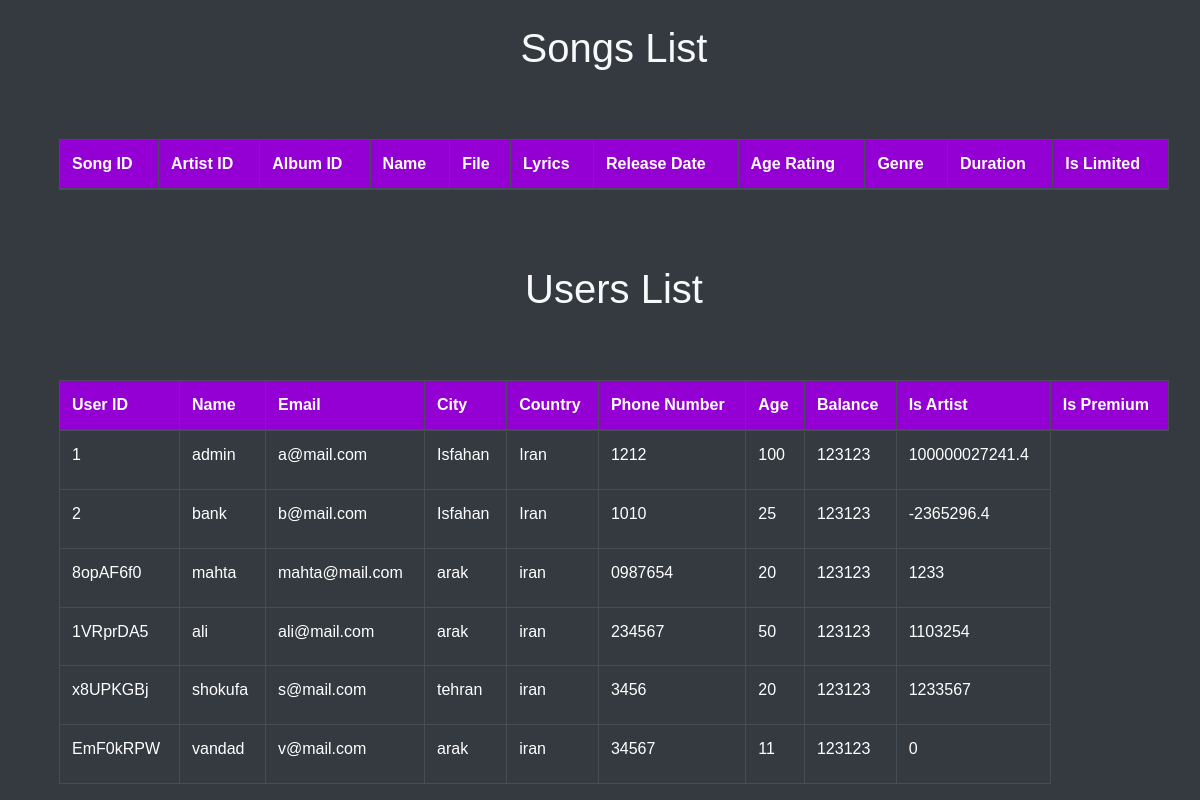
Page /participant on the committed database.
### tables this page shows
CREATE TABLE USERS (
            user_id TEXT PRIMARY KEY,
            name TEXT,
            email TEXT,
            city TEXT,
            country TEXT,
            phone TEXT,
            age INTEGER CHECK(age >= 9 AND age <= 120),
            password TEXT,
            balance INTEGER DEFAULT 0,
            is_artist BOOLEAN DEFAULT 0,
            is_premium BOOLEAN DEFAULT 0
        );

### app.py (the view)
@app.route("/participant")
def participants():
    with sqlite3.connect("database.db") as connect:
        cursor = connect.cursor()
        cursor.execute("SELECT * FROM USERS")
        data = cursor.fetchall()
    return render_template("participants.html", data=data)

### templates/participants.html (shortened to what this page needs)
<!DOCTYPE html>
<html lang="en">
<head>
    <link rel="stylesheet" href="https://stackpath.bootstrapcdn.com/bootstrap/4.5.2/css/bootstrap.min.css">
    <link rel="stylesheet" type="text/css" href="{{ url_for('static', filename='css/style.css') }}">
</head>
<body class="bg-dark text-light">
    <div class="container mt-4">
        <h1 class="text-center">Songs List</h1>
        <table class="table table-dark table-bordered">
            <thead>
                <tr>
                    <th>Song ID</th>
                    <th>Artist ID</th>
                    <th>Album ID</th>
                    <th>Name</th>
                    <th>File</th>
                    <th>Lyrics</th>
                    <th>Release Date</th>
                    <th>Age Rating</th>
                    <th>Genre</th>
                    <th>Duration</th>
                    <th>Is Limited</th>
                </tr>
            </thead>
            <tbody>
            </tbody>
        </table>
        <h1 class="text-center">Users List</h1>
        <table class="table table-dark table-bordered">
            <thead>
                <tr>
                    <th>User ID</th>
                    <th>Name</th>
                    <th>Email</th>
                    <th>City</th>
                    <th>Country</th>
                    <th>Phone Number</th>
                    <th>Age</th>
                    <th>Balance</th>
                    <th>Is Artist</th>
                    <th>Is Premium</th>
                </tr>
            </thead>
            <tbody>
                {% for participant in data %}
                <tr>
                    <td>{{ participant[0] }}</td>
                    <td>{{ participant[1] }}</td>
                    <td>{{ participant[2] }}</td>
                    <td>{{ participant[3] }}</td>
                    <td>{{ participant[4] }}</td>
                    <td>{{ participant[5] }}</td>
                    <td>{{ participant[6] }}</td>
                    <td>{{ participant[7] }}</td>
                    <td>{{ participant[8] }}</td>
                </tr>
                {% endfor %}
            </tbody>
        </table>
    </div>
</body>
</html>

### static/css/style.css (style rules this page uses)
:root { --border-in: #9400d3; --border-out: hsl(0, 0%, 22%); --border-header: #383838; --background-main-card: #1e1e1f; --background-body: #000; --background-sub-div-card: #202022; --background-sub-div-card-2: rgba(44, 43, 43, 0.923); --background-header-title: hsl(240, 1%, 17%); --background-header-title-1: hsl(240, 1%, 20%); --box-shadow-1: 0 0 15px #111; --box-shadow-2: 0 0 10px #222; --box-shadow-3: 0 0 10px rgba(0, 0, 0, 0.722); font-family: "Poppins", sans-serif; --font-color-1: #fff; --font-color-2: #e2e2e2; --font-color-3: #d6d6d6bf; --font-color-4: #9400d3; --font-color-5: #000; --font-size-0: 28px; --font-size-1: 26px; --font-size-2: 18px; --font-size-3: 16px; --font-size-4: 12px; }
body { background-color:#e2e2e2; box-sizing: border-box; margin: 0; display: flex; flex-direction: column; min-height: 100vh; font-family: Arial, sans-serif; }
table { width: 100%; border-collapse: collapse; }
th, td { padding: 8px; text-align: left; border-bottom: 1px solid #ddd; }
.container { display: flex; flex-wrap: wrap; justify-content: center; flex-grow: 1; margin-right: 1rem; }

### templates/participants.html (style rules this page uses)
body { background-color: #1e1e1f; color: #ffffff; }
table, th, td { border: 1px solid #9400d3; border-collapse: collapse; padding: 8px; color: #ffffff; }
th { background-color: #9400d3; }

### rows in the picture
USERS: user_id "1", name "admin", email "a@mail.com", city "Isfahan", country "Iran", phone "1212", age "100", password "123123", balance "100000027241.4"
USERS: user_id "2", name "bank", email "b@mail.com", city "Isfahan", country "Iran", phone "1010", age "25", password "123123", balance "-2365296.4"
USERS: user_id "8opAF6f0", name "mahta", email "mahta@mail.com", city "arak", country "iran", phone "0987654", age "20", password "123123", balance "1233"
USERS: user_id "1VRprDA5", name "ali", email "ali@mail.com", city "arak", country "iran", phone "234567", age "50", password "123123", balance "1103254"
USERS: user_id "x8UPKGBj", name "shokufa", email "s@mail.com", city "tehran", country "iran", phone "3456", age "20", password "123123", balance "1233567"
USERS: user_id "EmF0kRPW", name "vandad", email "v@mail.com", city "arak", country "iran", phone "34567", age "11", password "123123", balance "0"
